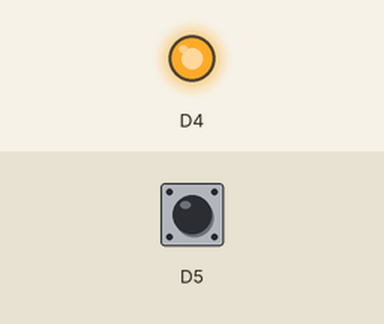
This program was run on a simulated ESP8266 (Wemos D1 mini). On the bench: output pins drawn as LEDs (lit = HIGH). The inputs (shaded band) are chosen by the test bench; at power-on: D5 HIGH.

Above: at 0.1 s.
Timing chart, 0 to 1.6 s (numbered marks = the images above):
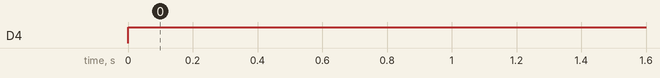

The program:

main.cpp
```cpp
//My name  is inderjeet singh, 000745250, i certify that this is my work and have not shared with anyone.

//
#include <Arduino.h>
void setup() {
 // configure the USB serial monitor
 Serial.begin(115200);
 // configure pin D4 as a digital output - this is the LED
 pinMode(D5,INPUT_PULLUP);

 pinMode(D4, OUTPUT);
 // set default PWM range
 analogWriteRange(1023);
}
void loop() {

  int iVal;
  double val;
  int iButton;
 // read the push button input...
 iButton = digitalRead(D5);
 // ... and write it to the LED output

if(iButton == 1){
  digitalWrite(D4, iButton);
}
if(iButton == 0){
  iVal  =analogRead(A0);

  val = map(iVal, 0 , 1023 , 0, 5000);
  analogWrite(D4,val);
}
delay(1);
}
```

Measured:
- by itself, D4: LOW → HIGH at 0.00 s
